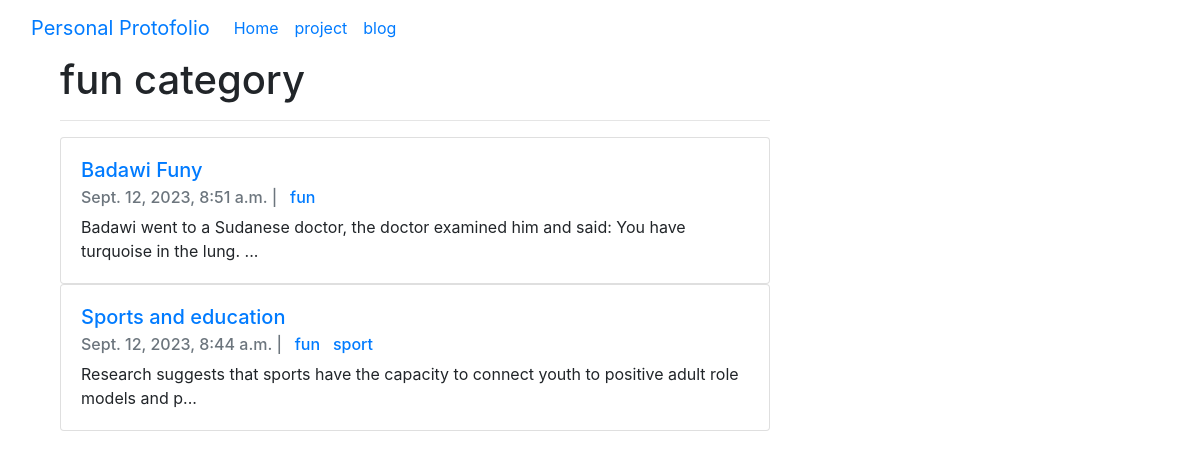
/blog/fun/, run on the app's committed database.
### blog/models.py (models this page shows, shortened)
class Category(models.Model):
    name = models.CharField(max_length=20)

class Post(models.Model):
    title = models.CharField(max_length=255)
    body = models.TextField()
    created_at = models.DateTimeField(auto_now_add=True)
    last_modified = models.DateTimeField(auto_now=True)
    categories = models.ManyToManyField("Category", related_name="posts")

### blog/views.py (the view)
# urls.py: path("<str:category>/", blog_category, name= "blog_category"),
def blog_category(request, category):
    posts = Post.objects \
                .filter(categories__name__contains=category) \
                .order_by("-created_at")
    context = {
        "category" : category,
        "posts" : posts
    }
    return render(request, "blog_category.html", context)

### blog/templates/blog_category.html
{% extends "base.html" %}
{% load static %}
{% block page_content %}
    <div class = "col-md-8">
        <h1>{{category}} category</h1>
        <hr>
        {% for post in posts %}
            <div class = "card">
                <div class="card-body">
                    <h5 class="card-title">
                        <a href="{% url "blog_detail" post.id %}">
                            {{post.title}}
                        </a>
                    </h5>
                    <h6 class="card-subtitle mb-2 text-muted">
                        {{post.created_at}} | &nbsp;
                        {% for category in post.categories.all %}
                            <a href="{% url "blog_category" category.name %}">
                                {{category.name}}
                            </a>&nbsp;
                        {% endfor %}
                    </h6>
                    <p class="card-text">
                        {{post.body|slice:":100"}}...
                    </p>
                </div>
            </div>
        {% endfor %}
    </div>
{% endblock%}

### data on the page
Category: name "fun"
Post: title "Badawi Funy", created_at "Sept. 12, 2023, 8:51 a.m.", body "Badawi went to a Sudanese doctor, the doctor examined him and said: You have turquoise in the lung."
Post: title "Sports and education", created_at "Sept. 12, 2023, 8:44 a.m.", body "Research suggests that sports have the capacity to connect youth to positive adult role models and p"
Category: name "sport"
